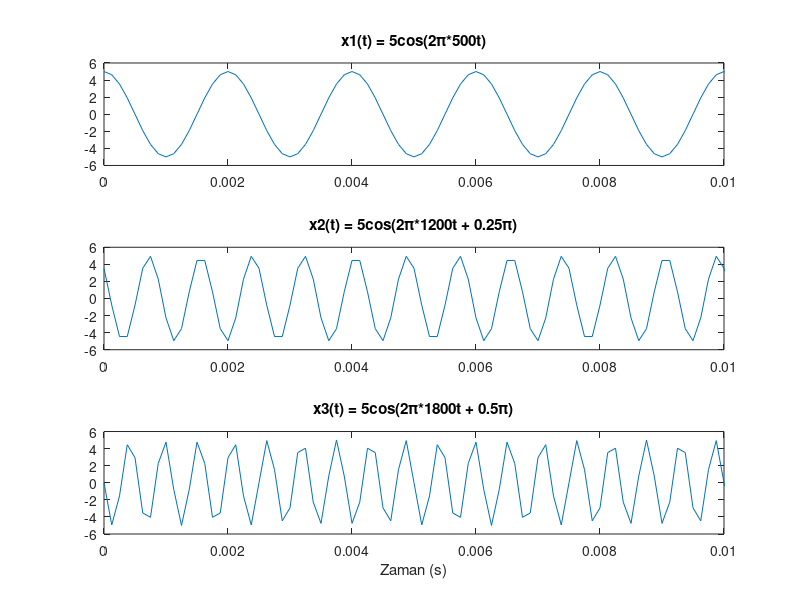
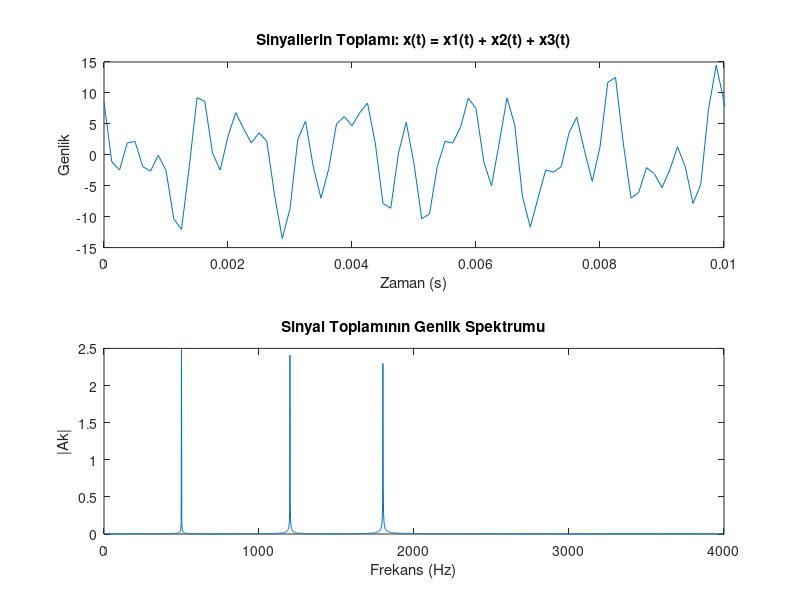

Source code (MATLAB) for these figures, in order:
clear; clc; close all;

%% 2. Sayısal Sinüzoidlerin Toplamının Üretilmesi

% Ortak Zaman Vektörü (Örnekleme frekansı fs = 8000 Hz)
fs = 8000;
T = 1/fs; 
t = 0:T:0.5; % 0'dan 0.5 saniyeye kadar (sinyaller 0.5 sn sürecek)

% a. Sinyallerin Tanımlanması
x1 = 5*cos(2*pi*500*t);
x2 = 5*cos(2*pi*1200*t + 0.25*pi);
x3 = 5*cos(2*pi*1800*t + 0.5*pi);

% --- Hesaplanan ve Ölçülen Değerlerin Ekrana Yazdırılması ---
disp('--- Şık a: Faz ve Genlik Kontrolü ---');
disp(['Hesaplanan x1(0) = ', num2str(5 * cos(0)), '   | x1_max = 5']);
disp(['Ölçülen    x1(0) = ', num2str(x1(1)), '   | x1_max = ', num2str(max(x1))]);

disp(['Hesaplanan x2(0) = ', num2str(5 * cos(0.25*pi)), ' | x2_max = 5']);
disp(['Ölçülen    x2(0) = ', num2str(x2(1)), ' | x2_max = ', num2str(max(x2))]);

disp(['Hesaplanan x3(0) = ', num2str(5 * cos(0.5*pi)), '   | x3_max = 5']);
disp(['Ölçülen    x3(0) = ', num2str(x3(1)), ' | x3_max = ', num2str(max(x3))]);
disp('------------------------------------------');

% --- Şık a: 3 Sinyalin Ayrı Ayrı Çizimi ---
figure('Name', 'Bölüm 2a: Bireysel Sinyaller');
subplot(3,1,1); plot(t, x1); axis([0 0.01 -6 6]); title('x1(t) = 5cos(2\pi*500t)');
subplot(3,1,2); plot(t, x2); axis([0 0.01 -6 6]); title('x2(t) = 5cos(2\pi*1200t + 0.25\pi)');
subplot(3,1,3); plot(t, x3); axis([0 0.01 -6 6]); title('x3(t) = 5cos(2\pi*1800t + 0.5\pi)'); xlabel('Zaman (s)');

%% b. Üretilen Üç Sinyalin Toplamı
x_toplam = x1 + x2 + x3;

figure('Name', 'Bölüm 2b ve 2c: Toplam Sinyal ve Spektrum');
subplot(2,1,1);
plot(t, x_toplam); axis([0 0.01 -15 15]); 
title('Sinyallerin Toplamı: x(t) = x1(t) + x2(t) + x3(t)');
xlabel('Zaman (s)'); ylabel('Genlik');

%% c. FFT ile Spektrum Analizi
N = length(x_toplam);
Ak = abs(fft(x_toplam)) / N; 
k = 0:1:N-1;
f = k * fs / N; 

subplot(2,1,2);
plot(f(1:floor(N/2)), Ak(1:floor(N/2))); 
title('Sinyal Toplamının Genlik Spektrumu');
xlabel('Frekans (Hz)'); ylabel('|Ak|');
xlim([0 4000]); 

% --- Şık c: Soruların Cevaplarının Ekrana Yazdırılması ---
disp('--- Şık c: Spektrum Analizi Soruları ---');
disp(['Örnekleme hızı nedir?: ', num2str(fs), ' Hz']);
disp('Spektrumda hangi frekanslar gözükmektedir?: 500 Hz, 1200 Hz ve 1800 Hz');
disp(['Görebildiğiniz en yüksek frekans kaçtır?: ', num2str(fs/2), ' Hz']);
disp(['Programınıza göre frekans çözünürlüğü kaçtır?: ', num2str(fs/N), ' Hz']);

%% d. Sinyalleri Dinleme (Otomatik Geçişli)
disp('--- Şık d: Sinyaller Dinleniyor ---');

disp('1. x1(t) çalınıyor (500 Hz)...');
sound(x1/max(abs(x1)), 8000); 
pause(1); % Sesin bitmesini ve diğerine geçmesini bekler

disp('2. x2(t) çalınıyor (1200 Hz)...');
sound(x2/max(abs(x2)), 8000); 
pause(1);

disp('3. x3(t) çalınıyor (1800 Hz)...');
sound(x3/max(abs(x3)), 8000); 
pause(1);

disp('4. Toplam sinyal x(t) çalınıyor (Hepsi bir arada)...');
sound(x_toplam/max(abs(x_toplam)), 8000);

disp('İşlem tamamlandı!');
